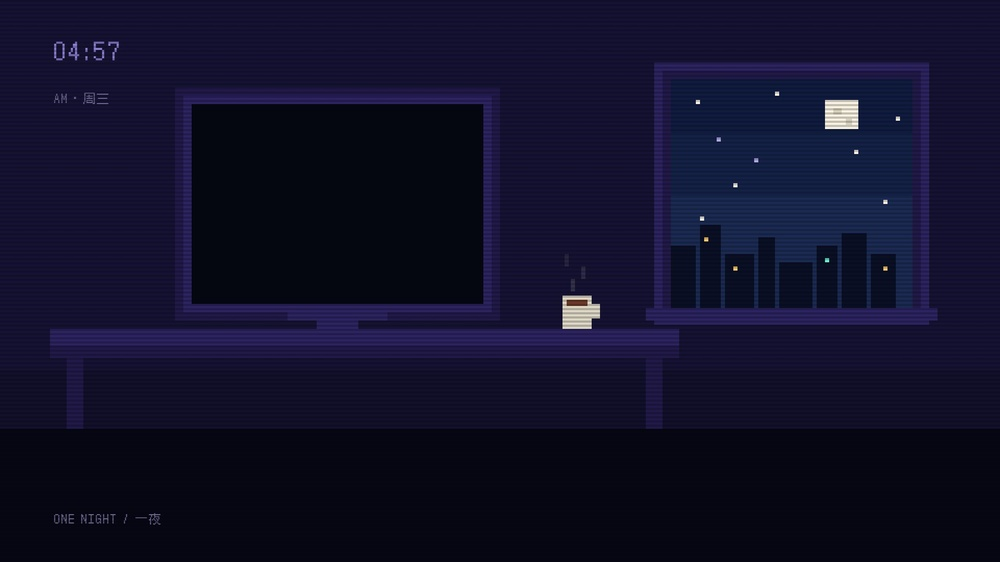
#> input picture pixel-vibe/.thumbnails/v5_135dd3c83c0e745a_b9d412d3ef708860_jpeg_source_index.html_1920x1080_1920x1080_1793289051017_0.00.jpg, 1000 x 562 px, shrunk from 1920 x 1080 before the run
$ python analyze_stills.py ../../pixel-vibe/.thumbnails/v5_135dd3c83c0e745a_b9d412d3ef708860_jpeg_source_index.html_1920x1080_1920x1080_1793289051017_0.00.jpg
#> lines starting #> are read from the running program, lines starting #| are printed output that depends on the picture
"""Read the rendered stills back as numbers: luminance ASCII + palette, so the
composition can be checked without opening the images."""
import sys, glob, os
import numpy as np
from PIL import Image

CH = ' .:-=+*#%@'


def report(path, cols=44, rows=22):
#> called with cols = 44, rows = 22
    im = Image.open(path).convert('RGB')
#> im is the input picture: PIL image 1000x562 RGB; mean R, G, B 16.7, 15.9, 41.2
    a = np.asarray(im).astype(np.float32) / 255.0
    h, w, _ = a.shape
#> h = 562; w = 1000
    lum = 0.2126 * a[:, :, 0] + 0.7152 * a[:, :, 1] + 0.0722 * a[:, :, 2]
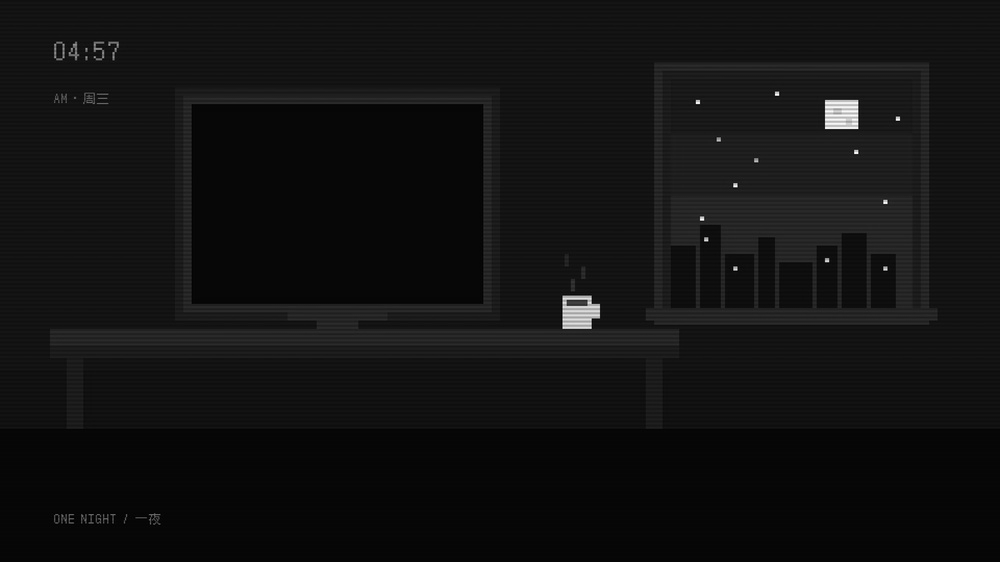
#> lum: shape (562, 1000) float32; min 0.00255, max 1, mean 0.0701
    print('=' * 60)
    print(os.path.basename(path), 'mean_lum=%.3f' % lum.mean())
#| v5_135dd3c83c0e745a_b9d412d3ef708860_jpeg_source_index.html_1920x1080_1920x1080_1793289051017_0.00.jpg mean_lum=0.070
    # ascii art
    ys = np.linspace(0, h, rows + 1).astype(int)
#> ys = 23 values from 0 to 562
    xs = np.linspace(0, w, cols + 1).astype(int)
#> xs = 45 values from 0 to 1000
    for i in range(rows):
        line = ''
        for j in range(cols):
            cell = lum[ys[i]:ys[i + 1], xs[j]:xs[j + 1]]
            v = cell.mean()
            line += CH[min(len(CH) - 1, int(v * len(CH) * 1.15))]
        print('|' + line + '|')
    # palette: quantised dominant colours
    q = (a * 8).astype(int)
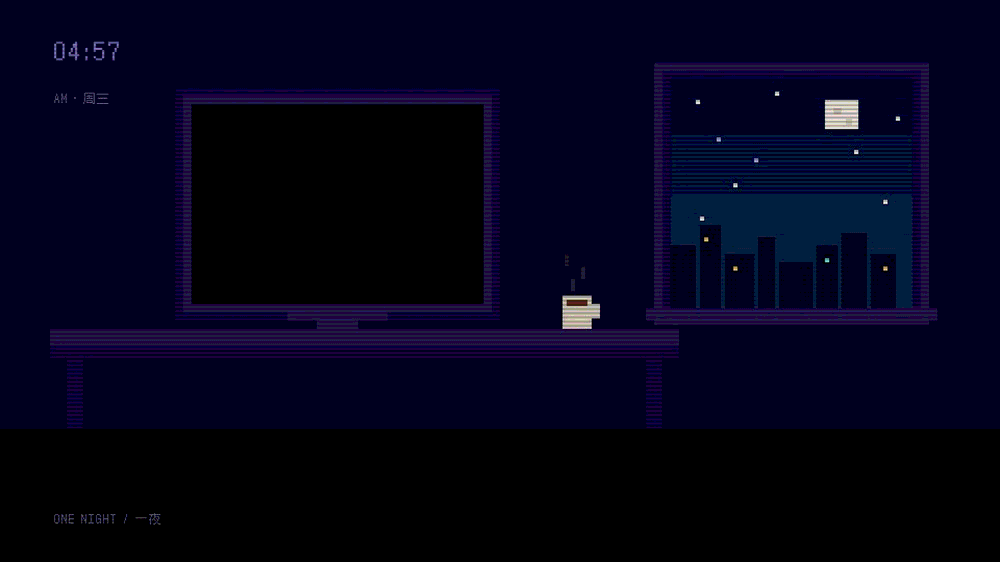
#> q: shape (562, 1000, 3) int64; mean R, G, B 0.0995, 0.0887, 0.81; drawn with min black and max white
    key = q[:, :, 0] * 64 + q[:, :, 1] * 8 + q[:, :, 2]
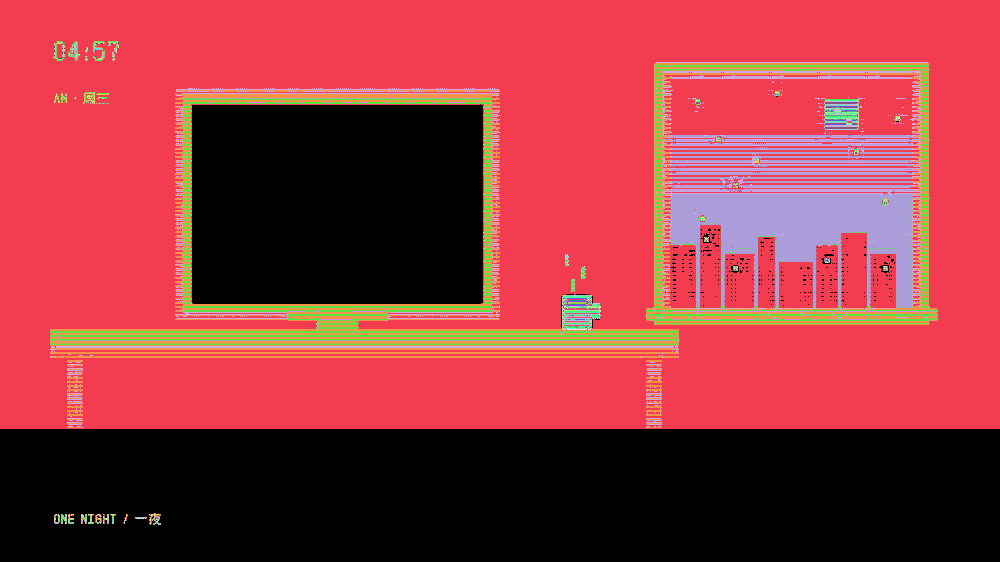
#> key: shape (562, 1000) int64; 90 distinct labels, from 0 to 584; one colour per label, 0 black
    flat = key.reshape(-1)
    vals, counts = np.unique(flat, return_counts=True)
#> vals = 90 values from 0 to 584; counts = 90 values, max 295259 at index 1, min 1 at index 18, mean 6244.4
    order = np.argsort(-counts)[:6]
#> order = [1, 0, 7, 4, 10, 2]
    print('palette:')
    for o in order:
        k = vals[o]
        r, g, b = (k // 64) % 8, (k // 8) % 8, k % 8
        print('  #%02x%02x%02x  %5.1f%%' % (int(r * 32), int(g * 32), int(b * 32), 100 * counts[o] / len(flat)))
#> this loop made 6 passes
#> (o, k, r, g, b) on passes 2, 3, 5, 6: (0, 0, 0, 0, 0), (7, 66, 1, 0, 2), (10, 74, 1, 1, 2), (2, 2, 0, 0, 2)
#> (k, r, g, b) on passes 1, 4: (1, 0, 0, 1), (10, 0, 1, 2)
#|   #000020   52.5%
#|   #000000   34.0%
#|   #200040    4.5%
#|   #002040    3.6%
#|   #202040    2.5%
#|   #000040    2.0%
    # contrast / coverage
    print('near_black=%.1f%%  bright=%.1f%%  std=%.3f' % (
        100 * (lum < 0.02).mean(), 100 * (lum > 0.8).mean(), lum.std()))
#| near_black=0.2%  bright=0.2%  std=0.059


if __name__ == '__main__':
    paths = sys.argv[1:] or sorted(glob.glob('out/stills/f*.png'))
    for p in paths:
        report(p)
